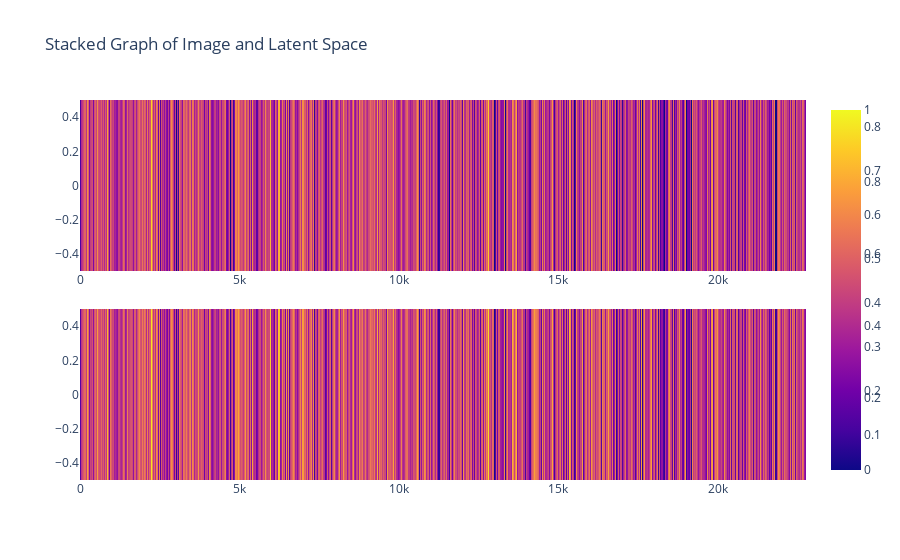

Write notebook code for a chart like this one.
### Code cell
fig = sp.make_subplots(rows=2, cols=1, shared_xaxes=False, vertical_spacing=0.1)
# Add the original image as a heatmap-like plot
heatmap_trace1 = go.Heatmap(z=data[0].reshape(1, -1) )
fig.add_trace(heatmap_trace1, row=1, col=1)



# Add the decoded image as a heatmap-like plot
heatmap_trace3 = go.Heatmap(z=reconstruction_out[0].reshape(1, -1))
fig.add_trace(heatmap_trace3, row=2, col=1)
# Update layout
fig.update_layout(title='Stacked Graph of Image and Latent Space', showlegend=False)
fig.show()

### Figure 1 — Plotly figure (JSON) as saved in the notebook; plotly's stock layout.template omitted (floating-point values rounded to 4 significant figures; data arrays with more than 128 entries replaced by an {"elided": "..."} marker saying what was removed)
{"data": [{"type": "heatmap", "xaxis": "x", "yaxis": "y", "z": {"elided": "1x22761 float values"}}, {"type": "heatmap", "xaxis": "x2", "yaxis": "y2", "z": {"elided": "1x22761 float values"}}], "layout": {"showlegend": false, "title": {"text": "Stacked Graph of Image and Latent Space"}, "xaxis": {"anchor": "y", "domain": [0, 1]}, "xaxis2": {"anchor": "y2", "domain": [0, 1]}, "yaxis": {"anchor": "x", "domain": [0.55, 1]}, "yaxis2": {"anchor": "x2", "domain": [0, 0.45]}}}
